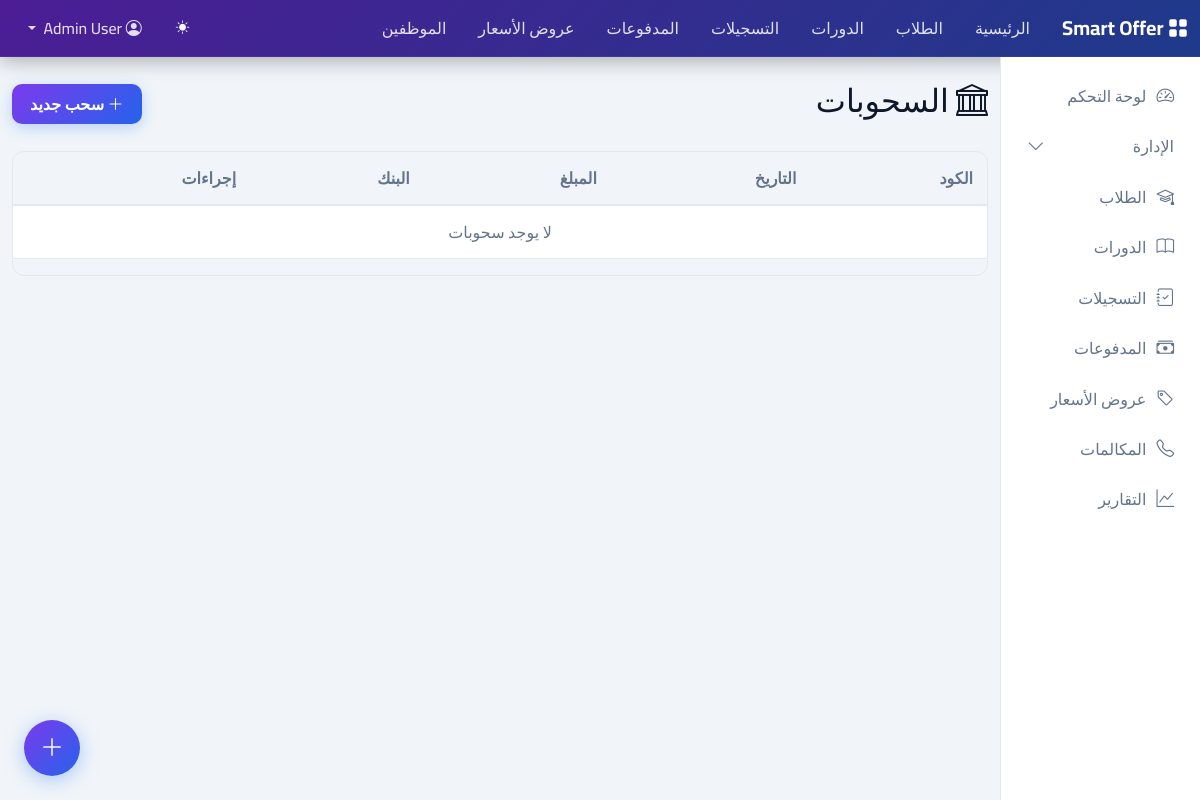
Page /withdraws/ (signed in) on the earlier database version.
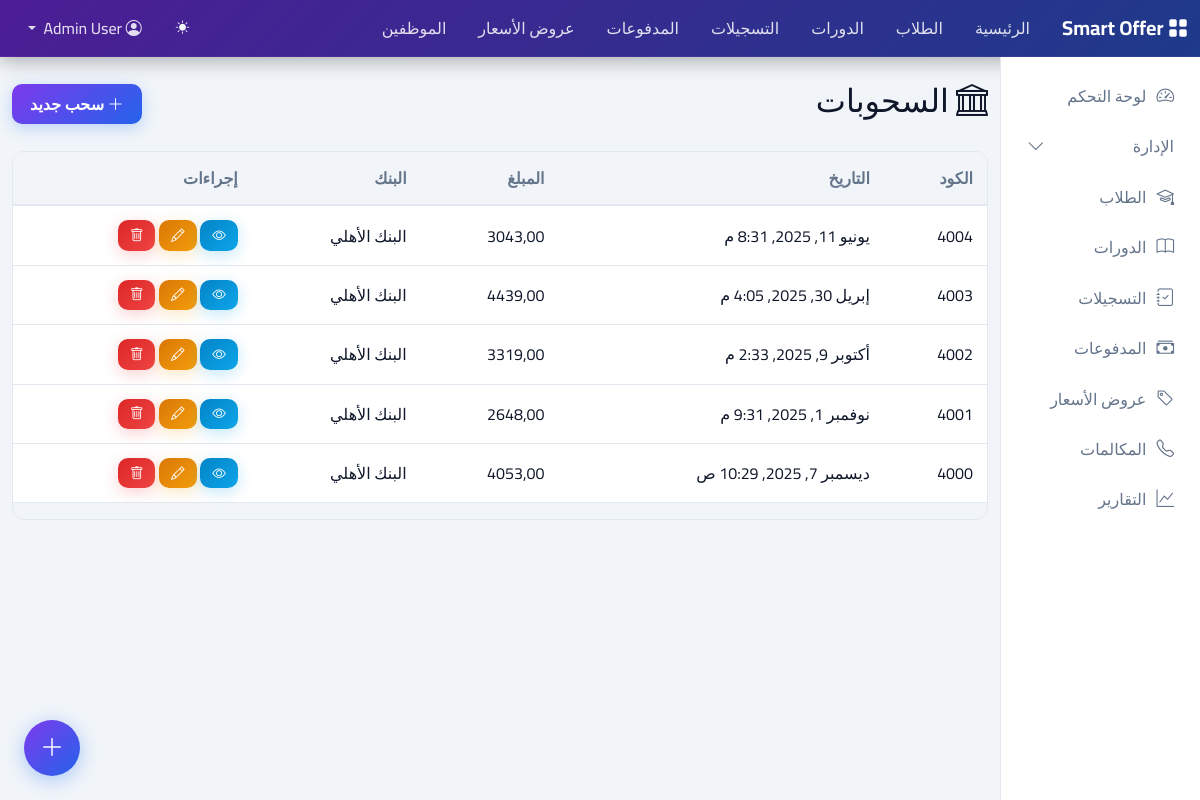
Same page on the later database version.
### finance/models.py (models this page shows, shortened)
class Withdraw(models.Model):
    code = models.PositiveBigIntegerField(db_index=True, verbose_name='الكود')
    date = models.DateTimeField(default=timezone.now, db_index=True, verbose_name='التاريخ')
    amount = models.DecimalField(max_digits=12, decimal_places=2, verbose_name='المبلغ')
    bank = models.ForeignKey('core.Bank', on_delete=models.PROTECT, null=True, blank=True, db_index=True, verbose_name='البنك')
    note = models.TextField(blank=True, verbose_name='ملاحظات')
    last_person = models.ForeignKey('accounts.Person', on_delete=models.SET_NULL, null=True, blank=True, verbose_name='آخر تعديل')
    last_update = models.DateTimeField(auto_now=True, verbose_name='تاريخ التعديل')
    created_at = models.DateTimeField(auto_now_add=True)
    class Meta:
        verbose_name = 'سحب'
        verbose_name_plural = 'السحوبات'
        ordering = ['-created_at']

### core/models.py (models this page shows, shortened)
class Bank(models.Model):
    branch = models.ForeignKey(Branch, on_delete=models.PROTECT, related_name='banks', verbose_name='الفرع')
    name = models.CharField(max_length=255, verbose_name='اسم البنك')
    account_number = models.CharField(max_length=100, verbose_name='رقم الحساب')
    iban = models.CharField(max_length=100, blank=True, verbose_name='IBAN')
    swift = models.CharField(max_length=50, blank=True, verbose_name='SWIFT')
    created_at = models.DateTimeField(auto_now_add=True)
    updated_at = models.DateTimeField(auto_now=True)
    class Meta:
        verbose_name = 'بنك'
        verbose_name_plural = 'البنوك'
        ordering = ['name']

### finance/views.py (the view)
# urls.py: path('withdraws/', WithdrawListView.as_view(), name='withdraw-list'),
class WithdrawListView(LoginRequiredMixin, ListView):
    model = Withdraw
    template_name = 'finance/withdraw_list.html'
    context_object_name = 'withdraws'
    paginate_by = 20
    def get_queryset(self):
        return Withdraw.objects.select_related('bank', 'last_person').all()

### accounts/models.py (called while the page is built)
    def get_full_name(self):
        return f"{self.first_name} {self.second_name} {self.third_name} {self.forth_name}".strip()

### finance/templates/finance/withdraw_list.html (shortened to what this page needs)
{% extends 'base.html' %}
{% block content %}
<div class="d-flex justify-content-between align-items-center mb-4">
    <h2><i class="bi bi-bank"></i> السحوبات</h2>
    <a href="{% url 'withdraw-create' %}" class="btn btn-primary"><i class="bi bi-plus-lg"></i> سحب جديد</a>
</div>
<div class="table-responsive">
    <table class="table table-hover align-middle">
        <thead class="table-light">
            <tr>
                <th>الكود</th>
                <th>التاريخ</th>
                <th>المبلغ</th>
                <th>البنك</th>
                <th class="text-start">إجراءات</th>
            </tr>
        </thead>
        <tbody>
            {% for withdraw in withdraws %}
            <tr>
                <td>{{ withdraw.code }}</td>
                <td>{{ withdraw.date }}</td>
                <td>{{ withdraw.amount }}</td>
                <td>{{ withdraw.bank.name|default:'-' }}</td>
                <td class="text-start">
                    <a href="{% url 'withdraw-detail' withdraw.pk %}" class="btn btn-sm btn-info"><i class="bi bi-eye"></i></a>
                    <a href="{% url 'withdraw-update' withdraw.pk %}" class="btn btn-sm btn-warning"><i class="bi bi-pencil"></i></a>
                    <a href="{% url 'withdraw-delete' withdraw.pk %}" class="btn btn-sm btn-danger"><i class="bi bi-trash"></i></a>
                </td>
            </tr>
            {% empty %}
            <tr>
                <td colspan="5" class="text-center text-muted">لا يوجد سحوبات</td>
            </tr>
            {% endfor %}
        </tbody>
    </table>
</div>
{% endblock %}

Differences in the rows shown:
added Withdraw: code "4004", date "يونيو 11, 2025, 8:31 م", amount "3043,00", bank.name "البنك الأهلي"
added Withdraw: code "4003", date "إبريل 30, 2025, 4:05 م", amount "4439,00", bank.name "البنك الأهلي"
added Withdraw: code "4002", date "أكتوبر 9, 2025, 2:33 م", amount "3319,00", bank.name "البنك الأهلي"
added Withdraw: code "4001", date "نوفمبر 1, 2025, 9:31 م", amount "2648,00", bank.name "البنك الأهلي"
added Withdraw: code "4000", date "ديسمبر 7, 2025, 10:29 ص", amount "4053,00", bank.name "البنك الأهلي"
Other differences:
text no longer shown: "لا يوجد سحوبات"
